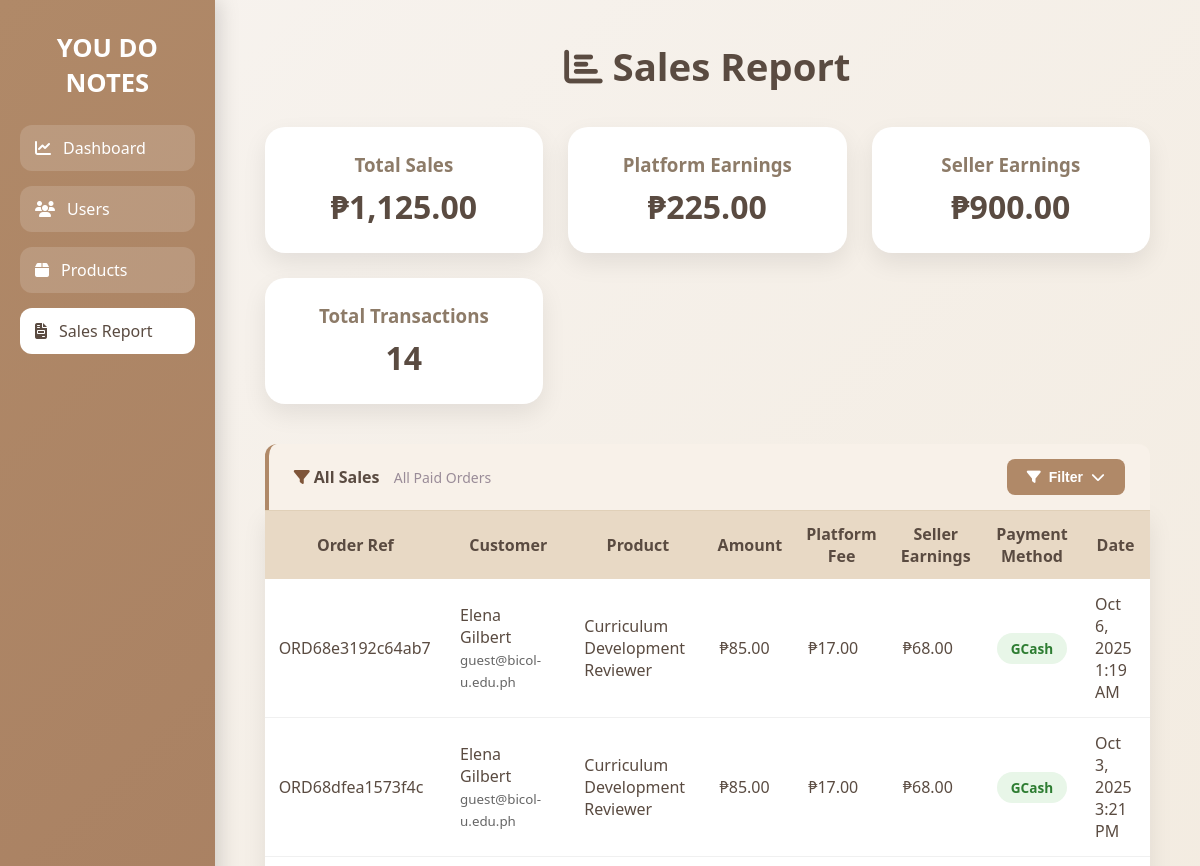
/sales_report.php (upper part), run on an earlier commit of the app's database.
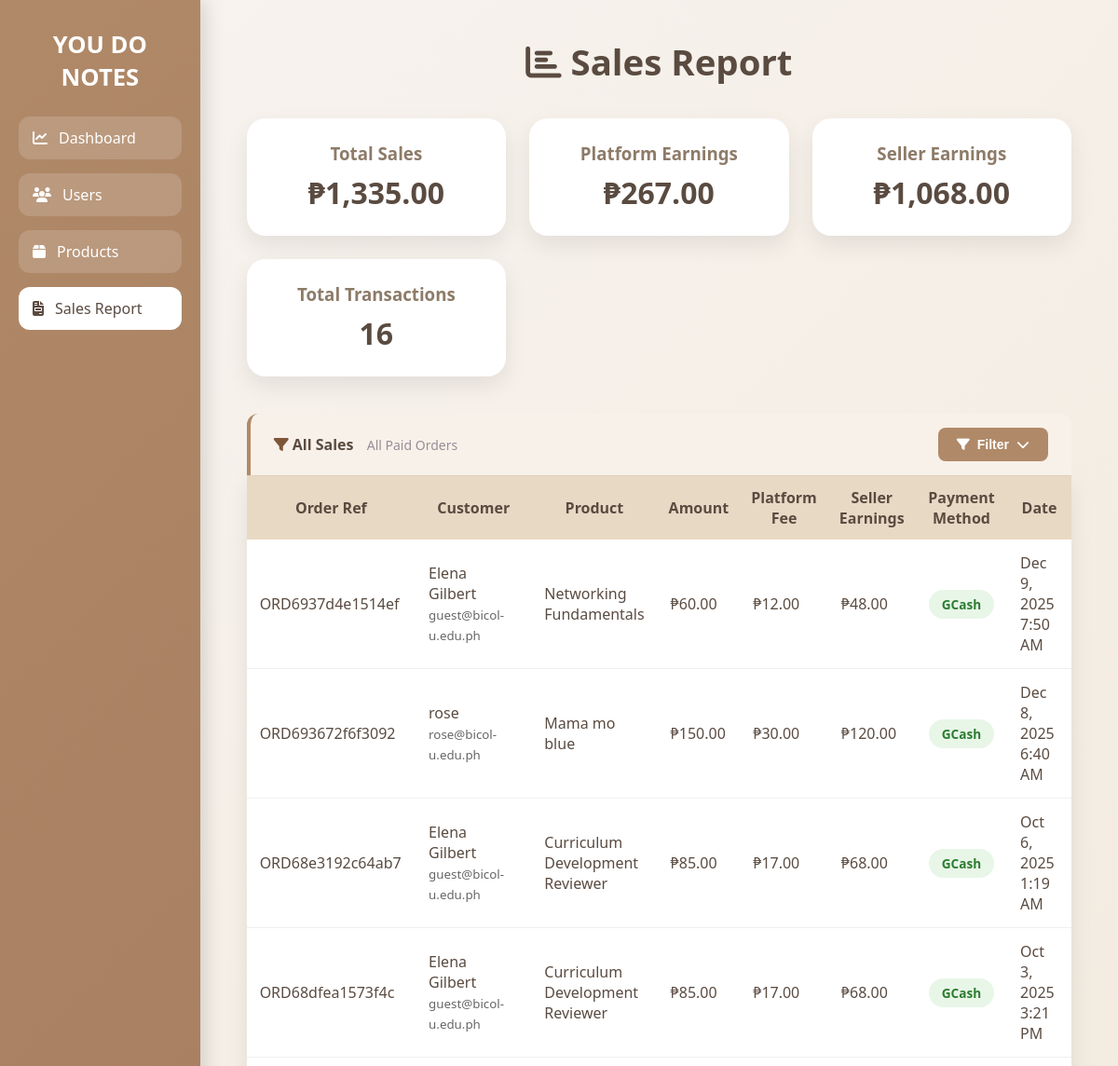
And on a later commit of the database.
### tables this page shows
CREATE TABLE `orders` (
  `id` int(11) NOT NULL,
  `user_id` int(11) DEFAULT NULL,
  `product_id` int(11) DEFAULT NULL,
  `status` varchar(50) DEFAULT NULL,
  `created_at` timestamp NULL DEFAULT current_timestamp(),
  `quantity` int(11) DEFAULT 1,
  `total_amount` decimal(10,2) DEFAULT NULL,
  `payment_method` varchar(50) DEFAULT NULL,
  `payment_status` varchar(20) DEFAULT 'Pending',
  `gcash_number` varchar(20) DEFAULT NULL,
  `seller_id` int(11) DEFAULT NULL,
  `platform_commission` decimal(10,2) DEFAULT NULL,
  `seller_earnings` decimal(10,2) DEFAULT NULL,
  `order_ref` varchar(100) DEFAULT NULL
);

CREATE TABLE `users` (
  `id` int(11) NOT NULL,
  `name` varchar(100) DEFAULT NULL,
  `email` varchar(100) DEFAULT NULL,
  `password` varchar(255) DEFAULT NULL,
  `address` varchar(255) DEFAULT NULL,
  `contact` varchar(20) DEFAULT NULL,
  `role` enum('admin','user') NOT NULL DEFAULT 'user',
  `pin` varchar(20) NOT NULL,
  `gcash_number` int(20) DEFAULT NULL,
  `paymaya_number` int(20) DEFAULT NULL,
  `payment_method` enum('GCash','PayMaya') DEFAULT 'GCash',
  `balance` decimal(10,2) DEFAULT 0.00,
  `loyalty_points` int(11) DEFAULT 0,
  `total_spent` decimal(10,2) DEFAULT 0.00,
  `member_tier` enum('Bronze','Silver','Gold','Platinum') DEFAULT 'Bronze'
);

CREATE TABLE `products` (
  `id` int(11) NOT NULL,
  `title` varchar(100) DEFAULT NULL,
  `description` text DEFAULT NULL,
  `price` decimal(10,2) DEFAULT NULL,
  `seller_email` varchar(255) NOT NULL,
  `course` varchar(100) NOT NULL,
  `file_path` varchar(255) DEFAULT NULL,
  `note_link` varchar(500) DEFAULT NULL,
  `status` varchar(20) DEFAULT 'pending'
);

### sales_report.php (the view, shortened to what the changed rows need)
<?php
include("config.php");
$time_filter = $_GET['filter'] ?? null;
$selected_month = $_GET['month'] ?? null;
$selected_year = $_GET['year'] ?? null;
$filter_condition = "WHERE o.payment_status = 'Paid'";
if ($time_filter == "weekly") {
    $filter_condition .= " AND o.created_at >= DATE_SUB(NOW(), INTERVAL 7 DAY)";
}
elseif ($time_filter == "monthly" && $selected_month) {
    $filter_condition .= "
        AND MONTH(o.created_at) = '$selected_month'
        AND YEAR(o.created_at) = YEAR(CURDATE())
    ";
}
elseif ($time_filter == "yearly" && $selected_year && $selected_month) {
    $filter_condition .= "
        AND YEAR(o.created_at) = '$selected_year'
        AND MONTH(o.created_at) = '$selected_month'
    ";
}
else {
    $filter_condition = "WHERE o.payment_status = 'Paid'";
}
$sales_query = "
    SELECT o.*, u.name as user_name, u.email as user_email,
           p.title as product_title, p.seller_email,
           o.platform_commission, o.seller_earnings
    FROM orders o
    JOIN users u ON o.user_id = u.id
    JOIN products p ON o.product_id = p.id
    $filter_condition
    ORDER BY o.created_at DESC
";
$sales_result = mysqli_query($conn, $sales_query);
$sales = mysqli_fetch_all($sales_result, MYSQLI_ASSOC);
$total_revenue = 0;
$total_commission = 0;
$total_seller_earnings = 0;
foreach ($sales as $sale) {
    $total_revenue += $sale['total_amount'];
    $total_commission += $sale['platform_commission'];
    $total_seller_earnings += $sale['seller_earnings'];
}
?>
<!DOCTYPE html>
<html lang="en">
<head>
<link rel="stylesheet" href="https://cdnjs.cloudflare.com/ajax/libs/font-awesome/6.4.0/css/all.min.css">
</head>
<body>
<div class="sidebar">
    <h2>YOU DO NOTES</h2>
</div>
<div class="main">
    <div class="header">
        <h1><i class="fas fa-chart-bar"></i> Sales Report</h1>
    </div>
    <div class="summary-cards">
        <div class="summary-card">
            <h3>Total Sales</h3>
            <p>₱<?= number_format($total_revenue,2) ?></p>
        </div>
        <div class="summary-card">
            <h3>Platform Earnings</h3>
            <p>₱<?= number_format($total_commission,2) ?></p>
        </div>
        <div class="summary-card">
            <h3>Seller Earnings</h3>
            <p>₱<?= number_format($total_seller_earnings,2) ?></p>
        </div>
        <div class="summary-card">
            <h3>Total Transactions</h3>
            <p><?= count($sales) ?></p>
        </div>
    </div>
    <div class="table-container">
        <table>
            <thead>
                <tr>
                    <th>Order Ref</th>
                    <th>Customer</th>
                    <th>Product</th>
                    <th>Amount</th>
                    <th>Platform Fee</th>
                    <th>Seller Earnings</th>
                    <th>Payment Method</th>
                    <th>Date</th>
                </tr>
            </thead>
            <tbody>
                <?php if(empty($sales)): ?>
                    <tr>
                        <td colspan="8" style="text-align:center; padding:30px; color:#8d7b68;">
                            <i class="fas fa-inbox" style="font-size:40px; margin-bottom:10px; opacity:.4;"></i><br>
                            No sales recorded yet
                        </td>
                    </tr>
                <?php else: ?>
                    <?php foreach($sales as $sale): ?>
                        <tr>
                            <td><?= htmlspecialchars($sale['order_ref']) ?></td>
                            <td>
                                <?= htmlspecialchars($sale['user_name']) ?><br>
                                <small style="color:#666"><?= htmlspecialchars($sale['user_email']) ?></small>
                            </td>
                            <td><?= htmlspecialchars($sale['product_title']) ?></td>
                            <td>₱<?= number_format($sale['total_amount'],2) ?></td>
                            <td>₱<?= number_format($sale['platform_commission'],2) ?></td>
                            <td>₱<?= number_format($sale['seller_earnings'],2) ?></td>
                            <td><span class="badge badge-success"><?= htmlspecialchars($sale['payment_method']) ?></span></td>
                            <td><?= date('M j, Y g:i A', strtotime($sale['created_at'])) ?></td>
                        </tr>
                    <?php endforeach; ?>
                <?php endif; ?>
            </tbody>
        </table>
    </div>
</div>
</body>
</html>

What changed in the data, as far as the page shows it:
added orders: order_ref "ORD6937d4e1514ef", user.name "Elena Gilbert", user.email "guest@bicol-u.edu.ph", product.title "Networking Fundamentals", total_amount "60.00", platform_commission "12.00", seller_earnings "48.00", payment_method "GCash", created_at "Dec 9, 2025 7:50 AM"
added orders: order_ref "ORD693672f6f3092", user.name "rose", user.email "rose@bicol-u.edu.ph", product.title "Mama mo blue", total_amount "150.00", platform_commission "30.00", seller_earnings "120.00", payment_method "GCash", created_at "Dec 8, 2025 6:40 AM"
Also different on the page:
$total_revenue: "1,125.00" → "1,335.00"
$total_commission: "225.00" → "267.00"
$total_seller_earnings: "900.00" → "1,068.00"
count($sales): "14" → "16"
